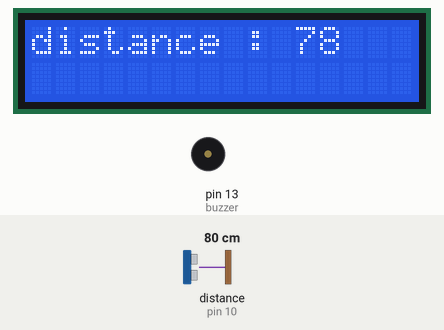
Bench run of a sketch on a simulated Arduino Uno, built with avr-gcc and run on an emulated ATmega328P. On the bench: 16×2 character LCD, buzzer (waves = sounding). Wiring (inferred from the names in the program): ultrasonic range finder: trigger pin 9; echo pin 10. The test bench sets the inputs (shaded band); at power-on: distance to the obstacle (sensor on pin 10) 80 cm. The echo pulse lasts 58.3 µs per cm.

Above: at 1.2 s.
1.3 s: distance to the obstacle (sensor on pin 10) set to 2 cm
At 3.6 s:
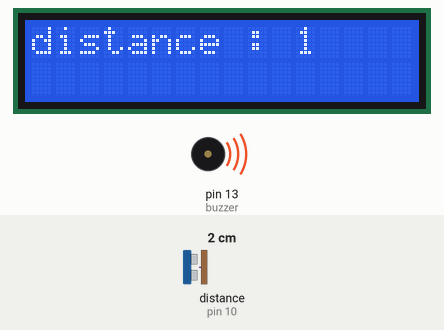
9.0 s: distance to the obstacle (sensor on pin 10) set to 4 cm
At 9.7 s:
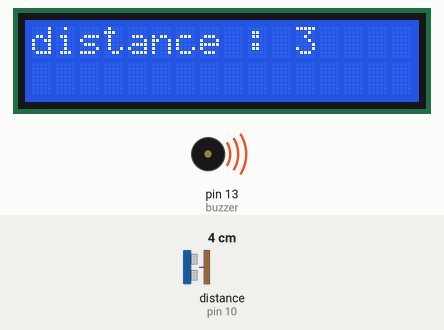
13.5 s: distance to the obstacle (sensor on pin 10) set to 9 cm
At 15.8 s:
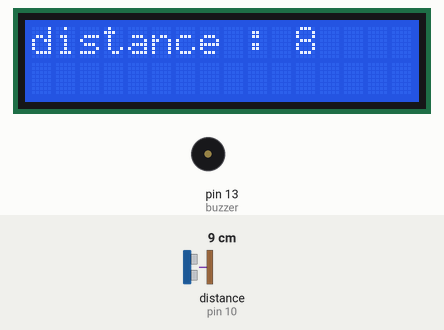
Timing chart, 0 to 17.3 s (numbered marks = the images above; inputs shaded):
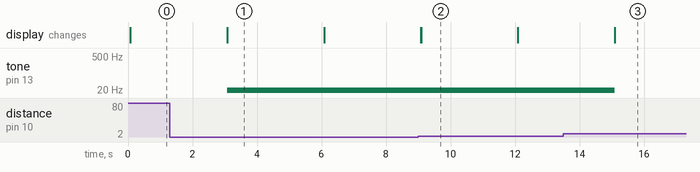

Measured:
- after the input at 1.3 s, tone on pin 13 (buzzer): silent → 1 Hz after 1.8 s; the display: first differs from a run without the input after 1.8 s (image 1)
- after the input at 9.0 s, the display: first differs from a run without the input after 0.09 s (image 2)
- after the input at 13.5 s, tone on pin 13 (buzzer): 1 Hz → silent after 1.6 s; the display: first differs from a run without the input after 1.6 s (image 3)
- what the display in image 1 shows lasts 3.0 s, from 3.1 s to 6.1 s

The sketch:

HCSR04.ino
```cpp
#include <LiquidCrystal.h> //LCD SCREEN LIBRARY identification process

LiquidCrystal lcd(12,11,5,4,3,2); //LCD display pins connected on your board

int trig = 9;
int echo = 10;
int buzzer = 13;

long sure; //sure Since the named variable cannot be an integer, we defined it as long.

int distance;

void setup()
{
  pinMode(trig, OUTPUT);
  pinMode(echo, INPUT);
  pinMode(buzzer, OUTPUT);

  lcd.begin(16,2);
  lcd.clear();
}

void loop()
{

  digitalWrite(trig,LOW); //Capture the first head voice send
  delayMicroseconds(2); //Wait for 2 milliseconds

  digitalWrite(trig, HIGH); //send sound wave
  delayMicroseconds(10); //Wait 10 milliseconds
  digitalWrite(trig, LOW); //Turn off sending sound waves

  sure = pulseIn(echo, HIGH); //hold the incoming sound wave, transfer it to Sura

  distance = sure*0.034/2; //The formula we need to apply with sound waves to find the distance

  if (distance <=5) //if the distance is 5 or less
  {
    tone(buzzer,HIGH); //let the buzzer work
  }

  else //if not

  {
    noTone(buzzer); //shut the buzzer
  }

  lcd.print("distance : "); //constant writing on the lcd screen
  lcd.print(distance);
  delay(3000); //3 wait a second

  lcd.clear();

}
```
